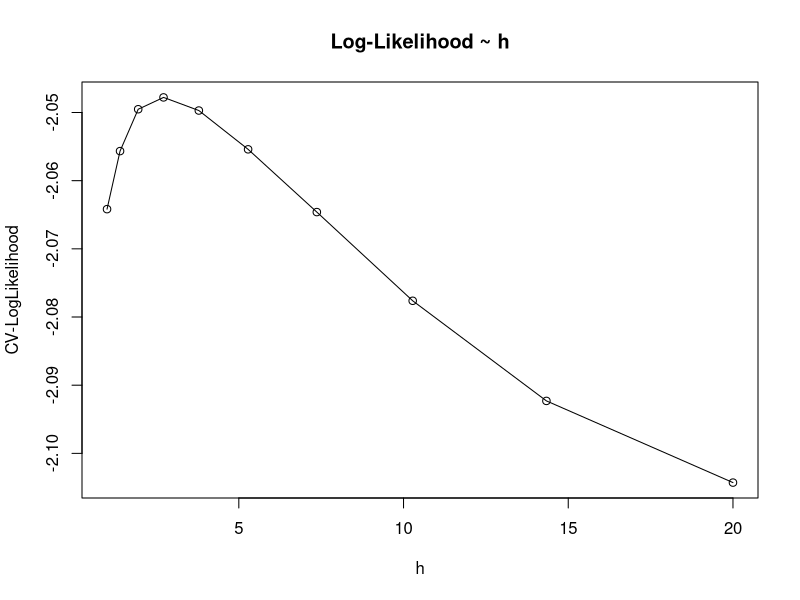
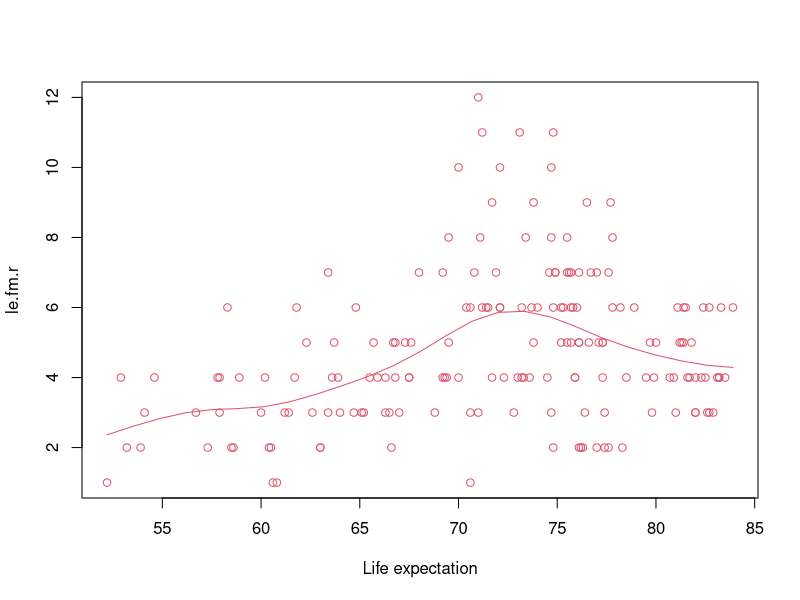

Here is the R script that generated these plots, in order:
## ---- chunk 1
knitr::opts_chunk$set(echo = TRUE)
## ---- chunk 2
# Changing the loglik function with sm.poisson

data <- read.csv("HDI.2017.subset.csv", sep = ";", dec = ',')


loglik.CV_poisson <- function(x,y,h){
  n <- length(x)-1
  pred <- sapply(1:n, 
                 function(i,x,y,h){
                   sm.poisson(x=x[-i],y=y[-i],h=h,eval.points=x[i],
                              display="none")$estimate
                 },   x,y,h)
  return((sum(log(exp(-pred)*(pred^y)/factorial(y))))/n)
}



# Changing the h.cv with method= CV_poisson


h.cv.sm_poisson <- function(x,y,rg.h=NULL,l.h=10, 
                            method=loglik.CV_poisson){
  cv.h <- numeric(l.h)
  if (is.null(rg.h)){
    hh <- c(h.select(x,y,method="cv"),
            h.select(x,y,method="aicc"))#,hcv(x,y))
    rg.h <- range(hh)*c(1/1.1, 1.5)
  }
  i <- 0
  gr.h <- exp( seq(log(rg.h[1]), log(rg.h[2]), l=l.h) )
  for (h in gr.h){
    i <- i+1
    cv.h[i] <- method(x,y,h)
  }
  return(list(h = gr.h, 
              cv.h = cv.h, 
              h.cv = gr.h[which.max(cv.h)]))
}

  

## ---- chunk 3

library(sm)

data <- read.csv("HDI.2017.subset.csv", sep = ";", dec = ',')

le.fm.r <- round(data$le.fm)


## 2. Local Poisson regression for Country Development Data ------------------
h.CV.loglik <- h.cv.sm_poisson(y = le.fm.r,x = data$Life.expec,rg.h=c(1,20),
                               method=loglik.CV_poisson)

plot(h.CV.loglik$h,h.CV.loglik$cv.h, main="Log-Likelihood ~ h",
     xlab="h", ylab="CV-LogLikelihood")
lines(h.CV.loglik$h,h.CV.loglik$cv.h)



## ---- chunk 4

sm.poisson(y = le.fm.r,x = data$Life.expec,h =h.CV.loglik$h.cv,xlab="Life expectation")
